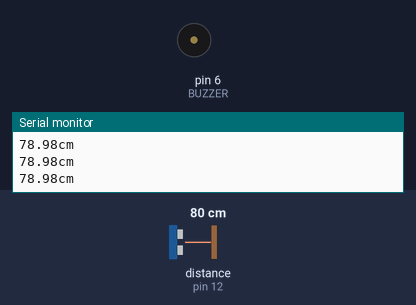
The sketch below on a simulated Arduino Uno, built with avr-gcc and run on an emulated ATmega328P. Shown: buzzer (waves = sounding), the last lines printed to the serial monitor. Wiring (inferred from the names in the program): ultrasonic range finder: trigger pin 13; echo pin 12. Inputs (shaded band) come from the test bench; at power-on: distance to the obstacle (sensor on pin 12) 80 cm. The echo pulse lasts 58.3 µs per cm.

Above: at 1.3 s.
1.4 s: distance to the obstacle (sensor on pin 12) set to 33 cm
2.9 s: distance to the obstacle (sensor on pin 12) set to 27 cm
At 3.16 s:
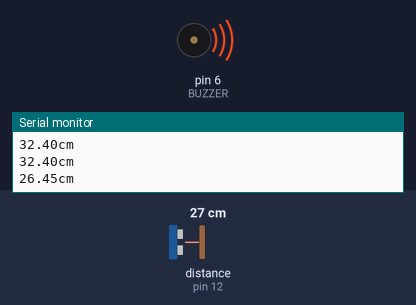
5.9 s: distance to the obstacle (sensor on pin 12) set to 9 cm
8.9 s: distance to the obstacle (sensor on pin 12) set to 4 cm
At 9.53 s:
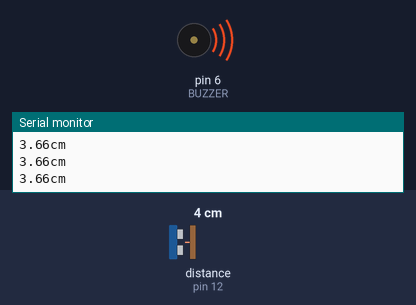
11.9 s: distance to the obstacle (sensor on pin 12) set to 250 cm
At 13.0 s:
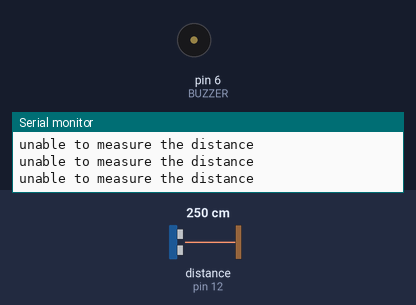
13.9 s: distance to the obstacle (sensor on pin 12) set to 2 cm
At 15.0 s:
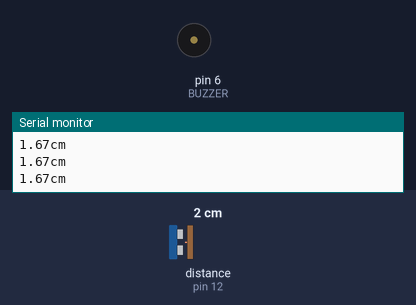
Timing chart, 0 to 64.4 s (numbered marks = the images above; inputs shaded):
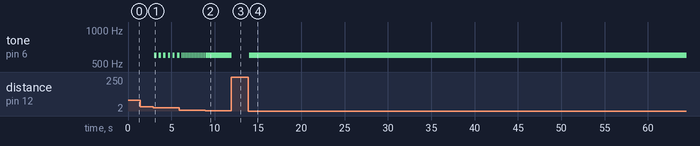

Measured:
- the behaviour switches between 31 and 30 cm on distance to the obstacle (sensor on pin 12) (found by bisection; images 0 and 1)
- after the input at 2.9 s, tone on pin 6 (BUZZER): alternates 600 Hz for 0.26 s and silent for 0.27 s, starting after 0.13 s
- after the input at 8.9 s, tone on pin 6 (BUZZER): alternates 600 Hz for 0.04 s and silent for 0.04 s, starting after 0.12 s
- after the input at 11.9 s, tone on pin 6 (BUZZER): stops changing and stays silent
- after the input at 13.9 s, tone on pin 6 (BUZZER): alternates 600 Hz for 0.02 s and silent for 0.02 s, starting after 0.08 s

The sketch:

Spec.-1_Ultrasonic_Sensor.ino
```cpp
#define trigPin 13
#define echoPin 12
#define BUZZER 6


void setup()
{
  Serial.begin(9600);

  pinMode(trigPin, OUTPUT);
  pinMode(echoPin, INPUT);
}

//pulsing(pin, pulse);

void loop()
{
  double duration, distance;

  digitalWrite(trigPin, LOW);
  delayMicroseconds(2);
  digitalWrite(trigPin, HIGH);
  delayMicroseconds(10);

  digitalWrite(trigPin, LOW);

  duration = pulseIn(echoPin, HIGH);

  distance = duration *17/1000;

  if (distance >= 200 || distance <=0 ) {
  Serial.println("unable to measure the distance");

  }
  else {

  Serial.print(distance);
  Serial.println("cm");
}

if (distance <=30) {
  tone(BUZZER,600);
  delay(distance * 10);
  noTone(BUZZER);
  delay(distance*10);
}
else {
delay(500);
}
}
```
